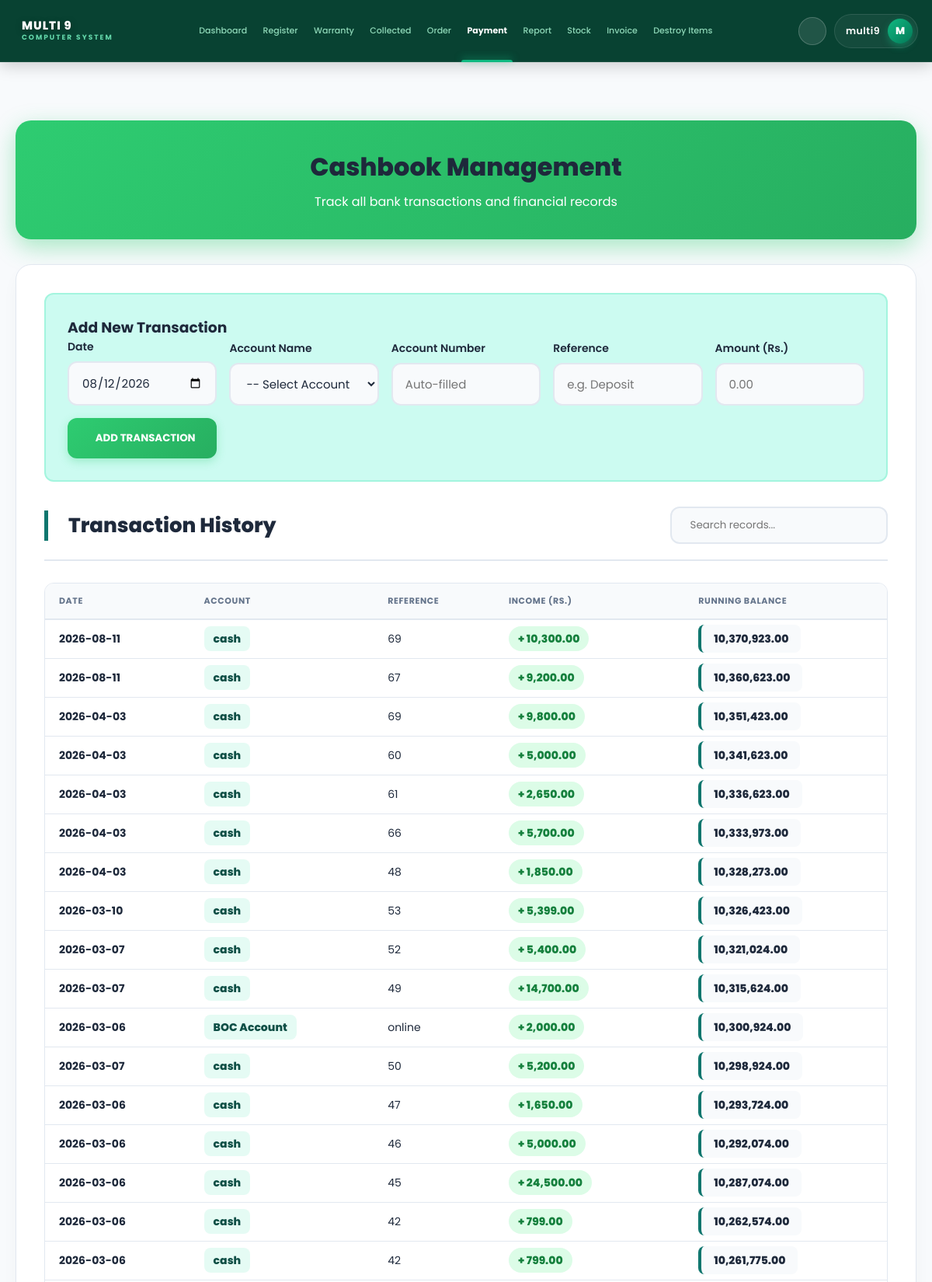
The page /cashbook_view.php (signed in, upper part) on the database its author committed.
### tables this page shows
CREATE TABLE `cashbook` (
  `cashid` int(11) NOT NULL,
  `invoice_no` varchar(50) DEFAULT NULL,
  `date` date NOT NULL,
  `income` decimal(10,2) DEFAULT 0.00,
  `balance` decimal(10,2) DEFAULT 0.00,
  `acc_id` int(11) DEFAULT NULL
);

CREATE TABLE `accounts` (
  `acc_id` int(11) NOT NULL,
  `acc_name` varchar(100) NOT NULL,
  `account_no` varchar(50) DEFAULT NULL,
  `balance` decimal(15,2) DEFAULT 0.00
);

### cashbook_view.php (the view, shortened to what this page needs)
<?php
include 'db_config.php';
include_once 'navbar.php';
?>
<!DOCTYPE html>
<html lang="en">
<head>
    <link rel="stylesheet" href="CSS/global.css">
</head>
<body id="cashbookBody">
<div class="page-container">
    <div class="page-header">
        <h1> Cashbook Management</h1>
        <p>Track all bank transactions and financial records</p>
    </div>
    <div class="container">
        <div class="form-section">
            <h3><i class="ph-fill ph-plus-circle"></i> Add New Transaction</h3>
            <form method="POST" class="grid-form">
                <div class="form-group">
                    <label> Date</label>
                    <input type="date" name="date" value="<?= date('Y-m-d') ?>" class="form-control" required>
                </div>
                <div class="form-group">
                    <label> Account Name</label>
                    <select name="acc_id" id="acc_select" class="form-control" onchange="showAccNo()" required>
                        <option value="">-- Select Account --</option>
                    </select>
                </div>
                <div class="form-group">
                    <label> Account Number</label>
                    <input type="text" id="display_acc_no" class="form-control" placeholder="Auto-filled" readonly>
                </div>
                <div class="form-group">
                    <label> Reference</label>
                    <input type="text" name="reference" class="form-control" placeholder="e.g. Deposit" required>
                </div>
                <div class="form-group">
                    <label> Amount (Rs.)</label>
                    <input type="number" name="amount" class="form-control" step="0.01" min="0.01" required placeholder="0.00">
                </div>
                <div class="form-group">
                    <button type="submit" name="add_manual_transaction" class="btn-primary"><i class="ph ph-paper-plane-right"></i> ADD TRANSACTION</button>
                </div>
            </form>
        </div>
        <div class="section-header">
            <h3><i class="ph-fill ph-clock-counter-clockwise"></i> Transaction History</h3>
            <div class="search-box">
                <input type="text" id="searchInput" class="search-input" placeholder=" Search records..." onkeyup="filterTable()">
            </div>
        </div>
        <div class="table-container">
            <table id="transactionsTable">
                <thead>
                    <tr>
                        <th>Date</th>
                        <th>Account</th>
                        <th>Reference</th>
                        <th>Income (Rs.)</th>
                        <th>Running Balance</th>
                    </tr>
                </thead>
                <tbody>
                    <?php
                    $sql = "SELECT c.*, a.acc_name FROM cashbook c
                            LEFT JOIN accounts a ON c.acc_id = a.acc_id
                            ORDER BY c.cashid DESC";
                    $result = $conn->query($sql);
                    if ($result && $result->num_rows > 0) {
                        while($row = $result->fetch_assoc()) {
                            $accName = $row['acc_name'] ? $row['acc_name'] : "cash";
                            echo "<tr>
                                    <td data-label='Date'><strong>{$row['date']}</strong></td>
                                    <td data-label='Account'><span class='account-badge'>{$accName}</span></td>
                                    <td data-label='Reference'>{$row['invoice_no']}</td>
                                    <td data-label='Income'><span class='amount-positive'>+ " . number_format($row['income'], 2) . "</span></td>
                                    <td data-label='Running Balance'><span class='balance-bold'>" . number_format($row['balance'], 2) . "</span></td>
                                  </tr>";
                        }
                    } else {
                        echo "<tr><td colspan='5' class='empty-state' style='text-align:center; padding: 50px;'>No records found.</td></tr>";
                    }
                    ?>
                </tbody>
            </table>
        </div>
    </div>
</div>
</body>
</html>

### CSS/global.css (style rules this page uses)
:root { --primary-green: #0f766e; --primary-green-dark: #0f4f46; --primary-green-light: #ccfbf1; --accent-green: #04d992; --dark-surface: #0f172a; --dark-bg: #020617; --light-bg: #f8fafc; --light-surface: #ffffff; --text-dark: #1e293b; --text-muted: #64748b; --border-light: #e2e8f0; --nav-height: 80px; --card-shadow: 0 10px 25px -5px rgba(0, 0, 0, 0.05), 0 8px 10px -6px rgba(0, 0, 0, 0.01); --border-radius: 16px; --transition: all 0.3s ease-in-out; }
* { margin: 0; padding: 0; box-sizing: border-box; font-family: 'Poppins', sans-serif; }
html, body { height: auto; min-height: 100vh; overflow-x: hidden; }
body { background: var(--light-bg); color: var(--text-dark); padding-top: var(--nav-height); transition: var(--transition); }
h1, h2, h3, h4, h5, h6 { color: var(--text-dark); }

### navbar.php (style rules this page uses)
:root { --nav-bg: #043f2e; --nav-accent: #10b981; }

### cashbook_view.php (style rules this page uses)
body { padding: 140px 20px 40px; }
.page-container { max-width: 1200px; margin: 0 auto; }
.page-header { background: linear-gradient(135deg, #2ecc71 0%, #27ae60 100%); padding: 36px 40px; border-radius: 20px; margin-top: 15px; margin-bottom: 32px; box-shadow: 0 10px 30px rgba(46, 204, 113, 0.4); color: white; text-align: center; }
.page-header h1 { font-size: 32px; font-weight: 800; margin-bottom: 8px; display: flex; align-items: center; justify-content: center; gap: 12px; }
.container { background: var(--light-surface); padding: 36px; border-radius: 20px; box-shadow: var(--card-shadow); border: 1px solid var(--border-light); margin-bottom: 32px; animation: fadeIn 0.5s ease-out; transition: all 0.3s ease; }
.form-section { background: var(--primary-green-light); padding: 28px; border-radius: 12px; margin-bottom: 32px; border: 2px solid rgba(4, 217, 146, 0.2); }
.grid-form { display: grid; grid-template-columns: repeat(auto-fit, minmax(180px, 1fr)); gap: 16px; align-items: end; }
.form-group { display: flex; flex-direction: column; }
.form-group label { font-size: 14px; font-weight: 600; margin-bottom: 8px; color: var(--text-dark); }
.form-control { padding: 14px 16px; border: 2px solid var(--border-light); border-radius: 12px; font-size: 15px; outline: none; transition: var(--transition); background: var(--light-bg); color: var(--text-dark); }
.btn-primary { background: linear-gradient(135deg, #2ecc71, #27ae60); color: white; border: none; padding: 16px 24px; border-radius: 12px; cursor: pointer; font-weight: 700; transition: var(--transition); box-shadow: 0 4px 12px rgba(46, 204, 113, 0.3); display: flex; align-items: center; justify-content: center; gap: 8px; }
.section-header { display: flex; justify-content: space-between; align-items: center; margin-bottom: 28px; padding-bottom: 20px; border-bottom: 2px solid var(--border-light); }
.section-header h3 { font-size: 26px; font-weight: 800; border-left: 5px solid var(--primary-green); padding-left: 16px; color: var(--text-dark); display: flex; align-items: center; gap: 10px; }
.search-input { padding: 12px 20px; border: 2px solid var(--border-light); border-radius: 12px; width: 280px; background: var(--light-bg); color: var(--text-dark); outline: none; }
.table-container { overflow-x: auto; border-radius: 12px; border: 1px solid var(--border-light); }
table { width: 100%; border-collapse: collapse; min-width: 1000px; }
th { background: #f8fafc; padding: 14px 18px; color: #64748b; font-size: 11px; font-weight: 700; text-transform: uppercase; letter-spacing: 0.6px; border-bottom: 2px solid #e2e8f0; white-space: nowrap; text-align: left; }
tbody tr { background: var(--light-surface); }
td { padding: 14px 18px; border-bottom: 1px solid #e2e8f0; color: var(--text-dark); font-size: 14px; }
.amount-positive { color: #15803d; font-weight: 800; background: #dcfce7; padding: 6px 12px; border-radius: 20px; }
.balance-bold { font-weight: 800; background: var(--light-bg); padding: 8px 16px; border-radius: 8px; border-left: 4px solid var(--primary-green); }
.account-badge { background: rgba(4, 217, 146, 0.1); color: var(--primary-green-dark); padding: 6px 12px; border-radius: 8px; font-weight: 800; }

### chatbot.php (style rules this page uses)
:root { --m9-blue:#198754;--m9-dark:#0f5132;--m9-bg:#f2fbf6;--m9-text:#173528;--m9-border:#d7eadf }

### rows shown on the page
cashbook: date "2026-08-11", accName "cash", invoice_no "69", income "10,300.00", balance "10,370,923.00"
cashbook: date "2026-08-11", accName "cash", invoice_no "67", income "9,200.00", balance "10,360,623.00"
cashbook: date "2026-04-03", accName "cash", invoice_no "69", income "9,800.00", balance "10,351,423.00"
cashbook: date "2026-04-03", accName "cash", invoice_no "60", income "5,000.00", balance "10,341,623.00"
cashbook: date "2026-04-03", accName "cash", invoice_no "61", income "2,650.00", balance "10,336,623.00"
cashbook: date "2026-04-03", accName "cash", invoice_no "66", income "5,700.00", balance "10,333,973.00"
cashbook: date "2026-04-03", accName "cash", invoice_no "48", income "1,850.00", balance "10,328,273.00"
cashbook: date "2026-03-10", accName "cash", invoice_no "53", income "5,399.00", balance "10,326,423.00"
cashbook: date "2026-03-07", accName "cash", invoice_no "52", income "5,400.00", balance "10,321,024.00"
cashbook: date "2026-03-07", accName "cash", invoice_no "49", income "14,700.00", balance "10,315,624.00"
cashbook: date "2026-03-06", acc.acc_name "BOC Account", invoice_no "online", income "2,000.00", balance "10,300,924.00"
cashbook: date "2026-03-07", accName "cash", invoice_no "50", income "5,200.00", balance "10,298,924.00"
cashbook: date "2026-03-06", accName "cash", invoice_no "47", income "1,650.00", balance "10,293,724.00"
cashbook: date "2026-03-06", accName "cash", invoice_no "46", income "5,000.00", balance "10,292,074.00"
cashbook: date "2026-03-06", accName "cash", invoice_no "45", income "24,500.00", balance "10,287,074.00"
cashbook: date "2026-03-06", accName "cash", invoice_no "42", income "799.00", balance "10,262,574.00"
cashbook: date "2026-03-06", accName "cash", invoice_no "42", income "799.00", balance "10,261,775.00"

### other values the page prints
$user_name "multi9"
$user_initial "M"
